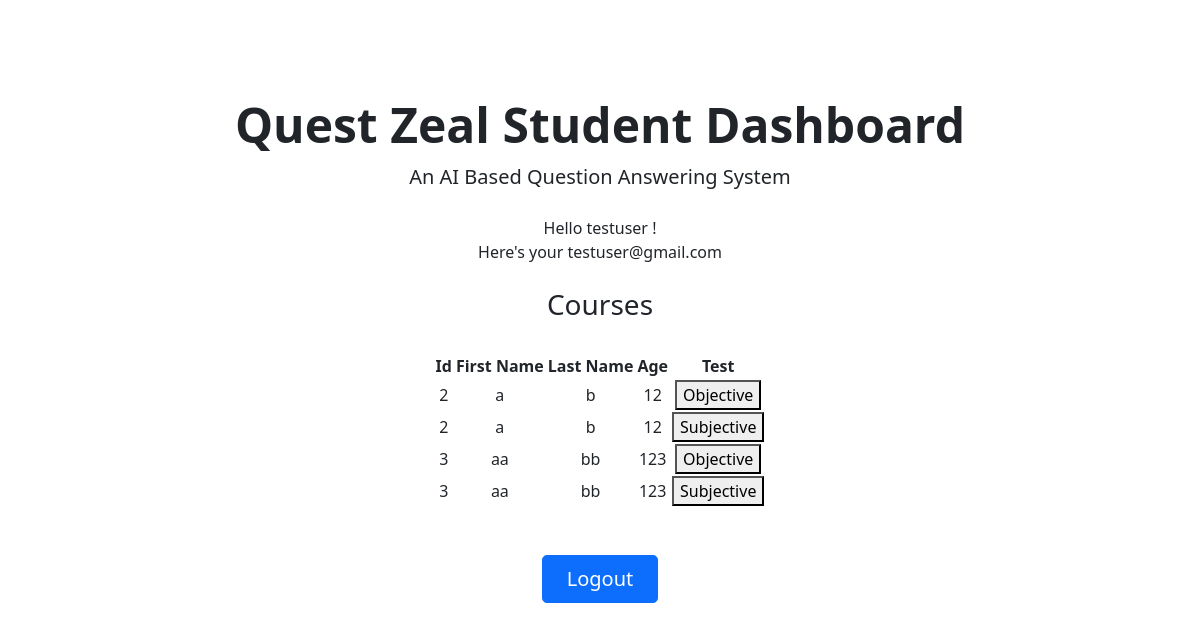
/studentDashboard (signed in), run on an earlier commit of the app's database.
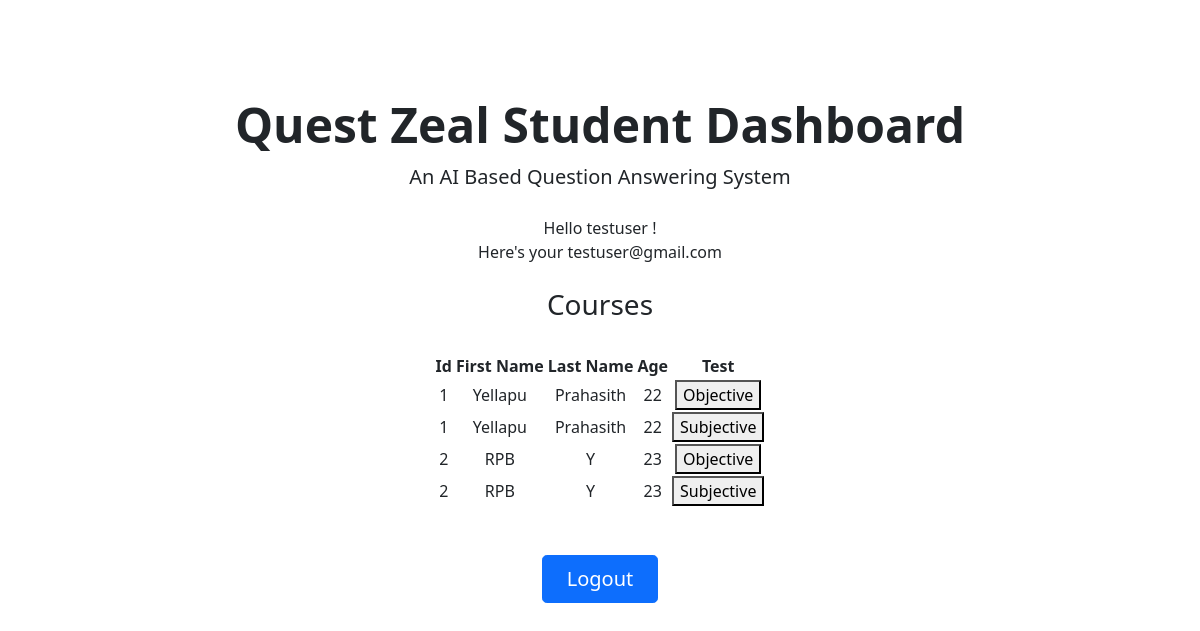
And on a later commit of the database.
### app/models.py (models this page shows, shortened)
class Users(db.Model, UserMixin):
    __tablename__ = 'Users'
    id       = db.Column(db.Integer,     primary_key=True)
    user     = db.Column(db.String(64),  unique = True)
    email    = db.Column(db.String(120), unique = True)
    password = db.Column(db.String(500))

class Courses(db.Model):
    __tablename__ = 'Courses'
    id = db.Column(db.Integer, primary_key=True)
    first_name = db.Column(db.String(20), unique=False, nullable=False)
    last_name = db.Column(db.String(20), unique=False, nullable=False)
    age = db.Column(db.Integer, nullable=False)

### app/views.py (the view)
@app.route('/studentDashboard')
@login_required
def studentDashboard():
    courses = Courses.query.all()
    if current_user.user == "admin":
        return render_template('page-404.html'), 404
    else :
        return render_template( 'studentDashboard.html',name = current_user.user , email= current_user.email, courses=courses)

### app/views.py (called while the page is built)
@lm.user_loader
def load_user(user_id):
    return Users.query.get(int(user_id))

### app/templates/studentDashboard.html (shortened to what this page needs)
<!DOCTYPE html>
<html lang="en">
  <head>
    <link
      rel="stylesheet"
      href="https://cdn.jsdelivr.net/npm/bootstrap@5.1.1/dist/css/bootstrap.min.css"
    />
    <link rel="stylesheet" href="/static/assets/css/custom.css" />
  </head>
  <body>
    <main>
      <div class="px-4 py-5 my-5 text-center">
        <h1 class="display-5 fw-bold">Quest Zeal Student Dashboard</h1>
        <div class="col-lg-6 mx-auto">
          <p class="lead mb-4">An AI Based Question Answering System</p>
          <div class="d-grid gap-2 d-sm-flex justify-content-sm-center">
            Hello {{name}} !
            <br />
            Here's your {{email}}
          </div>
          <br />
          <div class="d-grid gap-2 d-sm-flex justify-content-sm-center">
            <div>
              <h3>Courses</h3>
              <br />
              <table>
                <thead>
                  <th>Id</th>
                  <th></th>
                  <th>First Name</th>
                  <th></th>
                  <th>Last Name</th>
                  <th></th>
                  <th>Age</th>
                  <th></th>
                  <th>Test</th>
                </thead>
                {% for data in courses %}
                <tbody>
                  <td>{{data.id}}</td>
                  <td></td>
                  <td>{{data.first_name}}</td>
                  <td></td>
                  <td>{{data.last_name}}</td>
                  <td></td>
                  <td>{{data.age}}</td>
                  <td></td>
                  <td> <a href="{{url_for('Objective_QA_Generation')}}"><button>Objective</button></a> </td>
                </tbody>
                <tbody>
                    <td>{{data.id}}</td>
                    <td></td>
                    <td>{{data.first_name}}</td>
                    <td></td>
                    <td>{{data.last_name}}</td>
                    <td></td>
                    <td>{{data.age}}</td>
                    <td></td>
                    <td> <a href="{{url_for('Subjective_QA_Generation')}}"><button>Subjective</button></a> </td>
                  </tbody>
                {% endfor%}
              </table>
            </div>
          </div>
          <br />
          <br />
          <div class="d-grid gap-2 d-sm-flex justify-content-sm-center">
            <a
              href="/logout"
              type="button"
              class="btn btn-primary btn-lg px-4 gap-3"
              >Logout</a
            >
          </div>
        </div>
      </div>
    </main>
  </body>
</html>

What changed in the data, as far as the page shows it:
removed Courses: id "3", first_name "aa", last_name "bb", age "123"
added Courses: id "1", first_name "Yellapu", last_name "Prahasith", age "22"
changed Courses id 2: first_name "a" → "RPB"; last_name "b" → "Y"; age "12" → "23"
